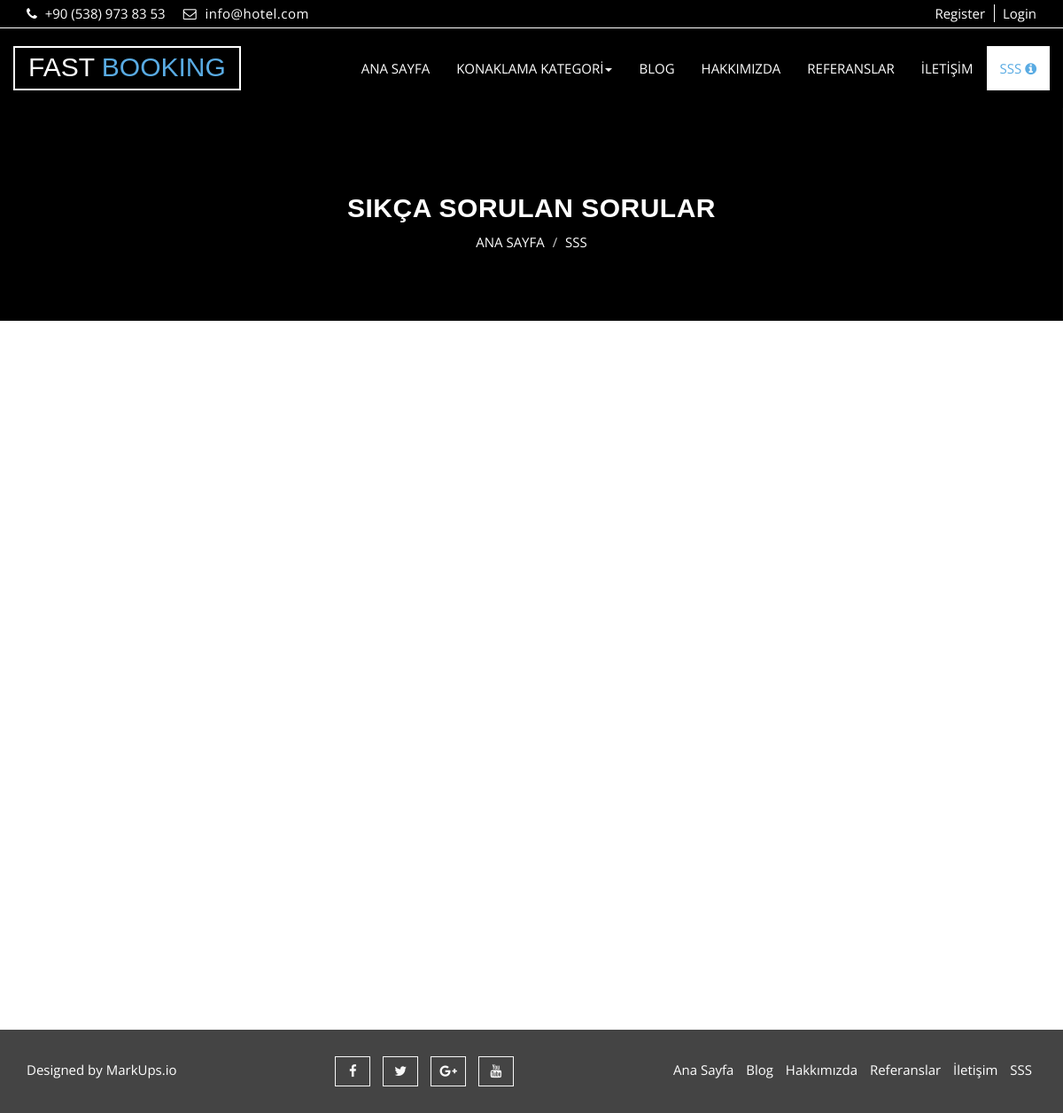
The app's page /faq/, older data.
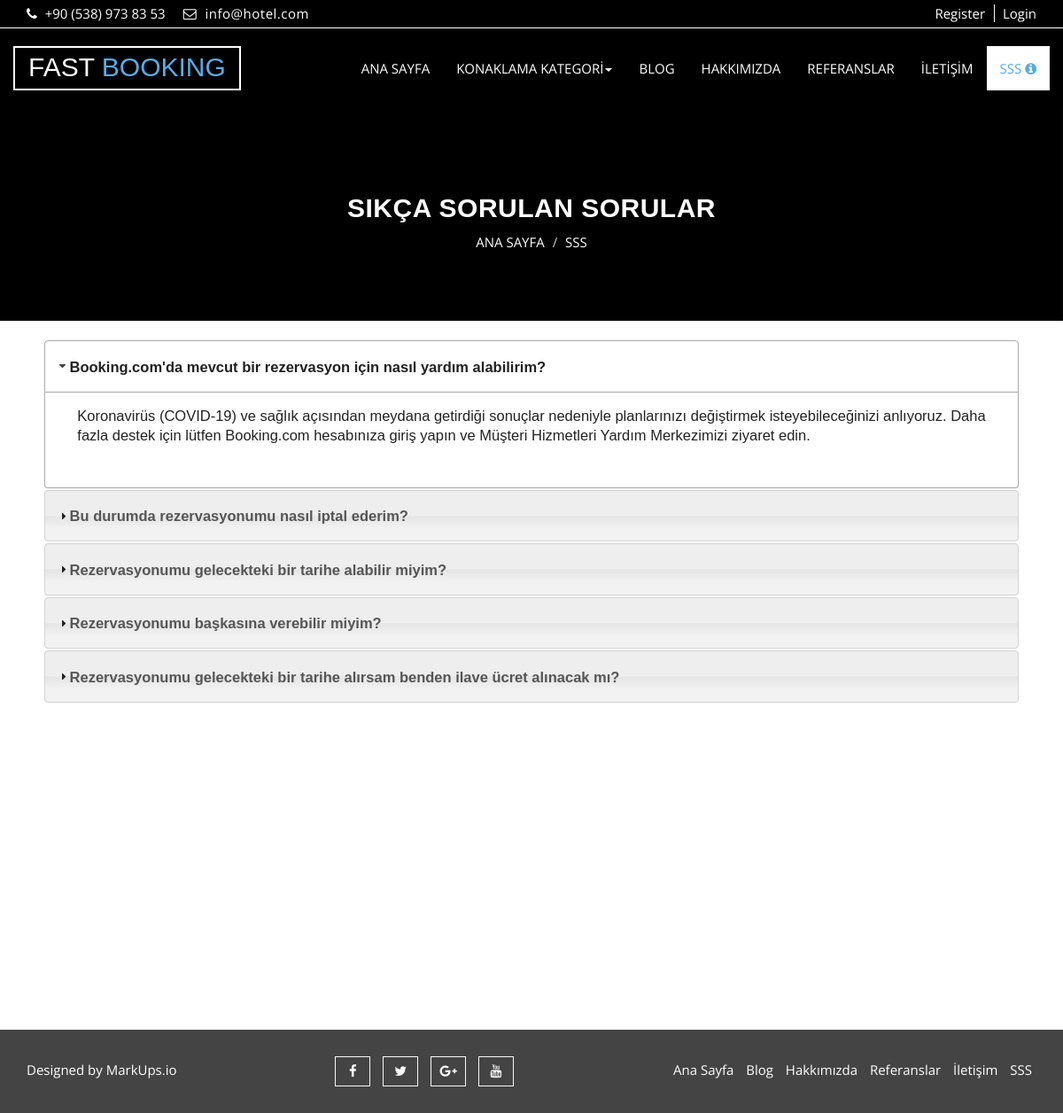
The same page, newer data.
### home/models.py (models this page shows, shortened)
class Settings(models.Model):
    STATUS = (
        ('True', 'Evet'),
        ('False', 'Hayır'),
    )
    title = models.CharField(max_length=150)
    keywords = models.CharField(max_length=255)
    description = models.CharField(max_length=255)
    company = models.CharField(max_length=255)
    address = models.TextField(blank=True, max_length=255)
    phone = models.CharField(blank=True, max_length=255)
    fax = models.CharField(blank=True, max_length=255)
    email = models.CharField(blank=True, max_length=255)
    smtpserver = models.CharField(max_length=20)
    smtpemail = models.CharField(max_length=20)
    smtppassword = models.CharField(max_length=10)
    smtpport = models.CharField(max_length=5)
    icon = models.ImageField(blank=True, upload_to='images/')
    facebook = models.CharField(blank=True, max_length=50)
    instagram = models.CharField(blank=True, max_length=50)
    twitter = models.CharField(blank=True, max_length=50)
    aboutus = RichTextUploadingField(blank=True)
    references = RichTextUploadingField(blank=True)
    contact = RichTextUploadingField(blank=True)
    status = models.CharField(max_length=10, choices=STATUS)
    create_at = models.DateTimeField(auto_now_add=True)
    update_at = models.DateTimeField(auto_now=True)

class Faq(models.Model):
    STATUS = (
        ('True', 'Evet'),
        ('False', 'Hayır'),
    )
    ordernumber = models.IntegerField()
    question = models.CharField(max_length=150)
    answer = models.TextField()
    status = models.CharField(max_length=10, choices=STATUS)
    create_at = models.DateTimeField(auto_now_add=True)
    update_at = models.DateTimeField(auto_now=True)

### home/views.py (the view)
# urls.py: path('faq/', views.faq, name='faq'),
def faq(request):
    setting = Settings.objects.get(pk=1)
    category = Category.objects.all()
    faq = Faq.objects.filter(status='True').order_by('ordernumber')
    context = {
        'page': 'faq',
        'setting': setting,
        'category': category,
        'faq': faq
    }
    return render(request, 'faq.html', context)

### home/templates/faq.html (shortened to what this page needs)
{% extends 'homebase.html' %}
{% block menu %}
    {% include "menu.html" %}
{% endblock %}
{% block slider %}
    <section id="aa-property-header">
        <div class="container">
            <div class="row">
                <div class="col-md-12">
                    <div class="aa-property-header-inner">
                        <h2>Sıkça Sorulan Sorular</h2>
                        <ol class="breadcrumb">
                            <li><a href="/">Ana Sayfa</a></li>
                            <li class="active">SSS</li>
                        </ol>
                    </div>
                </div>
            </div>
        </div>
    </section>
{% endblock %}
{% block content %}
    <div class="section">
        <div class="container">
            <div class="row">
                <div class="col-md-12">
                    <div style="padding: 20px; height: 800px">
                        <div id="accordion">
                            {% for rs in faq %}
                                <h2><b>{{ rs.question }}</b></h2>
                                <div>
                                    <p>{{ rs.answer }}</p>
                                </div>
                            {% endfor %}
                        </div>
                    </div>
                </div>
            </div>
        </div>
    </div>
{% endblock %}
{% block footer %} {% include 'footer.html' %} {% endblock %}

### home/templates/homebase.html (shortened to what this page needs)
<!DOCTYPE html>
<html lang="en">
<head>
    {% load static %}
    <link href="{% static 'css/font-awesome.css' %}" rel="stylesheet">
    <link href="{% static 'css/bootstrap.css' %}" rel="stylesheet">
    <link rel="stylesheet" type="text/css" href="{% static 'css/slick.css' %}">
    <link rel="stylesheet" type="text/css" href="{% static 'css/nouislider.css' %}">
    <link rel="stylesheet" href="{% static 'css/jquery.fancybox.css' %}" type="text/css" media="screen"/>
    <link id="switcher" href="{% static 'css/theme-color/default-theme.css' %}" rel="stylesheet">
    <link href="{% static 'css/style.css' %}" rel="stylesheet">
    <link rel="stylesheet" href="https://ajax.googleapis.com/ajax/libs/jqueryui/1.11.4/themes/smoothness/jquery-ui.css">
</head>
<body class="aa-price-range">
    {% include 'header.html' %}
    {% block menu %} {% endblock %}
    {% block slider %} {% endblock %}
    {% block content %} {% endblock %}
    {% block footer %} {% endblock %}
</body>
</html>

### home/templates/header.html
{% load static %}
<header id="aa-header">
    <div class="container">
        <div class="row">
            <div class="col-md-12">
                <div class="aa-header-area">
                    <div class="row">
                        <div class="col-md-6 col-sm-6 col-xs-6">
                            <div class="aa-header-left">
                                <div class="aa-telephone-no">
                                    <span class="fa fa-phone"></span>
                                    {{ setting.phone }}
                                </div>
                                <div class="aa-email hidden-xs">
                                    <span class="fa fa-envelope-o"></span> {{ setting.email }}
                                </div>
                            </div>
                        </div>
                        <div class="col-md-6 col-sm-6 col-xs-6">
                            <div class="aa-header-right">
                                {% if user.id %}
                                    <img src="{{ request.user.userprofile.image.url }}" height="20 px"/>
                                    <a href="/user/" class="aa-register">{{ request.user.username }}</a>
                                    <a href="/logout/" class="aa-login">Log Out</a>
                                {% else %}
                                    <a href="/register/" class="aa-register">Register</a>
                                    <a href="/login/" class="aa-login">Login</a>
                                {% endif %}
                            </div>
                        </div>
                    </div>
                </div>
            </div>
        </div>
    </div>
</header>

### home/templates/menu.html (shortened to what this page needs)
{% load static %}
<section id="aa-menu-area">
    <nav class="navbar navbar-default main-navbar" role="navigation">
        <div class="container">
            <div class="navbar-header">
                <a class="navbar-brand aa-logo" href="/"> FAST <span>BOOKING</span></a>
            </div>
            <div id="navbar" class="navbar-collapse collapse">
                <ul id="top-menu" class="nav navbar-nav navbar-right aa-main-nav">
                    {% if page == 'home' %}
                        <li class="active">
                    {% else %}
                        <li>
                    {% endif %}
                    <a href="/">ANA SAYFA</a></li>
                    {% if page == 'konaklama' %}
                        <li class="dropdown active">
                            {% else %}
                        <li class="dropdown">
                    {% endif %}
                    <a class="dropdown-toggle" data-toggle="dropdown" href="/">KONAKLAMA KATEGORİ<span
                            class="caret"></span></a>
                    {% load mptt_tags %}
                        </li>
                    </ul>
                    {% if page == 'content' %}
                        <li class="active">
                    {% else %}
                        <li>
                    {% endif %}
                        <a href="/content">BLOG</a></li>
                    {% if page == 'hakkimizda' %}
                        <li class="active">
                    {% else %}
                        <li>
                    {% endif %}
                        <a href="/hakkimizda">HAKKIMIZDA</a></li>
                    {% if page == 'referanslar' %}
                        <li class="active">
                    {% else %}
                        <li>
                    {% endif %}
                        <a href="/referanslar">REFERANSLAR</a></li>
                    {% if page == 'iletisim' %}
                        <li class="active">
                    {% else %}
                        <li>
                    {% endif %}
                        <a href="/iletisim">İLETİŞİM</a></li>
                    {% if page == 'faq' %}
                        <li class="active">
                    {% else %}
                        <li>
                    {% endif %}
                        <a href="/faq">SSS <i class="fa fa-info-circle"></i></a></li>
            </div>
        </div>
    </nav>
</section>
<body>

### home/templates/footer.html (shortened to what this page needs)
<footer id="aa-footer">
    <div class="container">
      <div class="row">
        <div class="col-md-12">
        <div class="aa-footer-area">
          <div class="row">
            <div class="col-md-3 col-sm-6 col-xs-12">
              <div class="aa-footer-left">
               <p>Designed by <a rel="nofollow" href="http://www.markups.io/">MarkUps.io</a></p>
              </div>
            </div>
            <div class="col-md-3 col-sm-6 col-xs-12">
              <div class="aa-footer-middle">
                <a href="#"><i class="fa fa-facebook"></i></a>
                <a href="#"><i class="fa fa-twitter"></i></a>
                <a href="#"><i class="fa fa-google-plus"></i></a>
                <a href="#"><i class="fa fa-youtube"></i></a>
              </div>
            </div>
            <div class="col-md-6 col-sm-12 col-xs-12">
              <div class="aa-footer-right">
                <a href="/">Ana Sayfa</a>
                <a href="/content">Blog</a>
                <a href="/hakkimizda">Hakkımızda</a>
                <a href="/referanslar">Referanslar</a>
                <a href="/iletisim">İletişim</a>
                <a href="/faq">SSS</a>
              </div>
            </div>
          </div>
        </div>
      </div>
      </div>
    </div>
  </footer>
{% load static %}
  </body>
</html>

### home/static/css/theme-color/default-theme.css (style rules this page uses)
h2 { color: #59abe3; }
#aa-menu-area .main-navbar .navbar-header .aa-logo span { color: #59abe3; }
#aa-menu-area .main-navbar .navbar-nav .active a { color: #59abe3; }
#aa-property-header .aa-property-header-inner .breadcrumb li.active { color: #59abe3; }

Row changes from the older to the newer data that the page shows:
added Faq: question "Booking.com'da mevcut bir rezervasyon için nasıl yardım alabilirim?", answer "Koronavirüs (COVID-19) ve sağlık açısından meydana getirdiği sonuçlar nedeniyle planlarınızı değiştirmek isteyebileceğinizi anlıyoruz. Daha fazla destek için lütfen Booking.com hesabınıza giriş yapın ve Müşteri Hizmetleri Yardım Merkezimizi ziyaret edin."
added Faq: question "Bu durumda rezervasyonumu nasıl iptal ederim?"
added Faq: question "Rezervasyonumu gelecekteki bir tarihe alabilir miyim?"
added Faq: question "Rezervasyonumu başkasına verebilir miyim?"
added Faq: question "Rezervasyonumu gelecekteki bir tarihe alırsam benden ilave ücret alınacak mı?"
